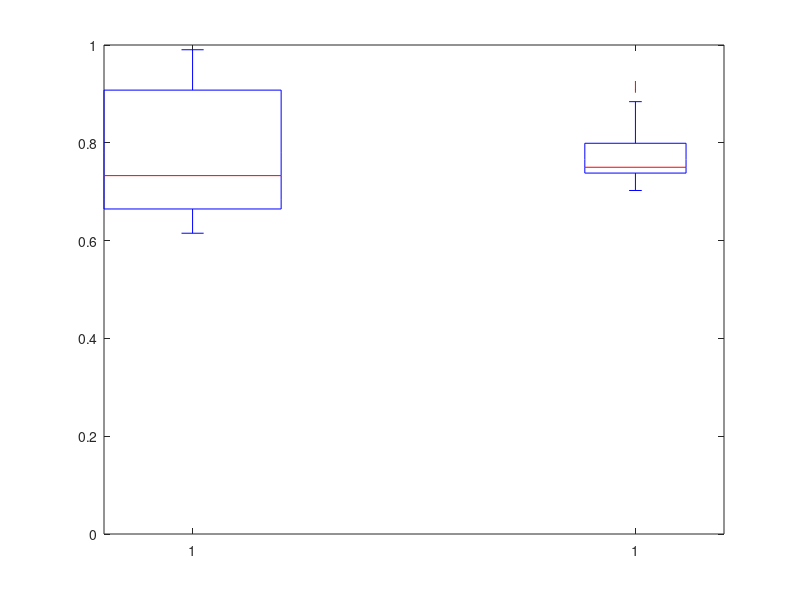

This figure's MATLAB source:


%% FigS04C 

load('FigS04C.mat')
temp1=TrainATeOnB(find(earlyandlate<14));
temp2=TrainATeOnB(find(earlyandlate>=14));
%[h,p]=ttest2(temp1,temp2)
[p,h]=ranksum(temp1,temp2)
mean(temp1)
mean(temp2)

figure("Position",[100 100 200 300])
x=[temp1*0+1;temp2*0+2];
y=[temp1;temp2];
boxplot(y,x,'Colors','k','PlotStyle','compact','MedianStyle','line','Widths',0.20,'Symbol','k')
ylim([0 1])
